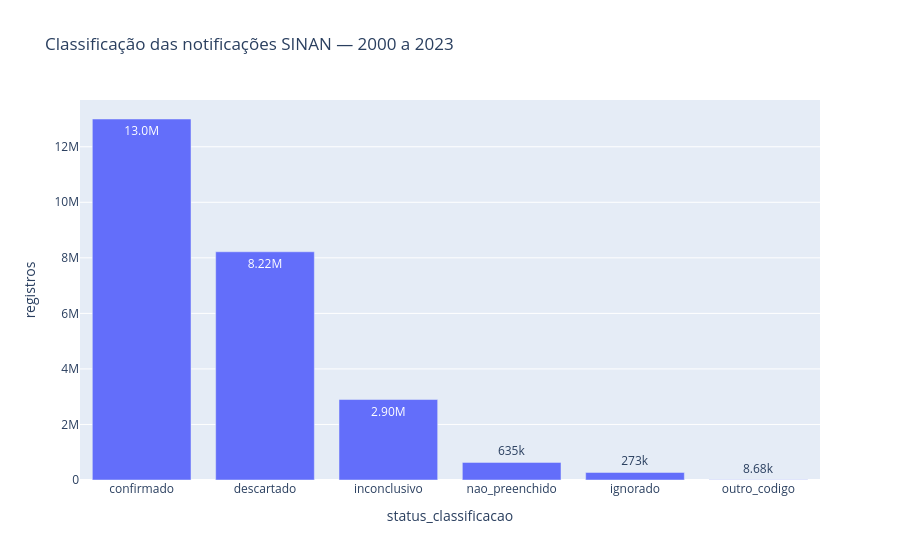

Notebook code cell kept with this figure:
### Markdown cell above
### Definição do desfecho

Casos confirmados incluem `DENGUE=1` na ficha antiga e os códigos históricos/atuais confirmatórios `1–4` e `10–12` em `CLASSI_FIN`. Descartados, inconclusivos, ignorados e não preenchidos permanecem separados.

### Code cell
classificacao = (
    dados['classificacao']
    .group_by('status_classificacao')
    .agg(pl.col('registros').sum())
    .with_columns(
        (pl.col('registros') / pl.col('registros').sum() * 100).alias('percentual')
    )
    .sort('registros', descending=True)
)
display(classificacao)
px.bar(
    classificacao.to_pandas(), x='status_classificacao', y='registros',
    text_auto='.3s', title='Classificação das notificações SINAN — 2000 a 2023',
)

### Figure 1 — Plotly figure (JSON) as saved in the notebook; plotly's stock layout.template omitted (floating-point values rounded to 4 significant figures)
{"data": [{"hovertemplate": "status_classificacao=%{x}<br>registros=%{y}<extra></extra>", "legendgroup": "", "marker": {"color": "#636efa", "pattern": {"shape": ""}}, "name": "", "orientation": "v", "showlegend": false, "textposition": "auto", "texttemplate": "%{y:.3s}", "type": "bar", "x": ["confirmado", "descartado", "inconclusivo", "nao_preenchido", "ignorado", "outro_codigo"], "xaxis": "x", "y": [12999322, 8218128, 2897602, 634516, 272755, 8678], "yaxis": "y"}], "layout": {"barmode": "relative", "legend": {"tracegroupgap": 0}, "title": {"text": "Classificação das notificações SINAN — 2000 a 2023"}, "xaxis": {"anchor": "y", "domain": [0, 1], "title": {"text": "status_classificacao"}}, "yaxis": {"anchor": "x", "domain": [0, 1], "title": {"text": "registros"}}}}
